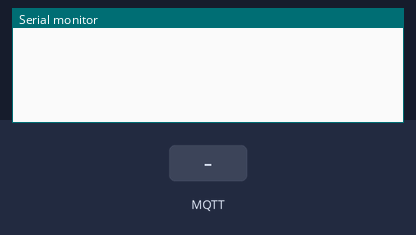
Recording of a sketch running on a simulated ESP32. Shown: the last lines printed to the serial monitor. Inputs (shaded band) come from the test bench. WiFi joins after 1.5 s; servers stay silent unless stated; no MQTT or app messages arrive unless stated.

Above: at 3.3 s.
3.4 s: MQTT message "PSMON" arrives on the first subscribed topic
At 4.6 s:
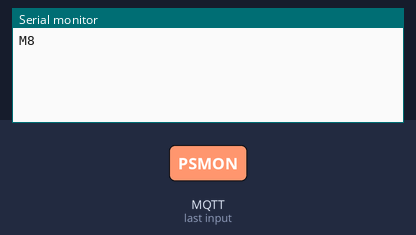
4.9 s: MQTT message "M6" arrives on the first subscribed topic
At 5.7 s:
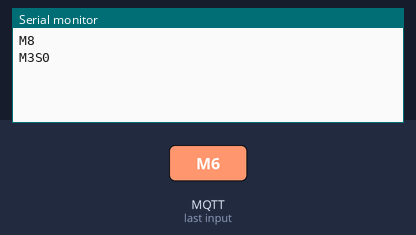
7.9 s: MQTT message "1" arrives on the first subscribed topic
At 9.2 s:
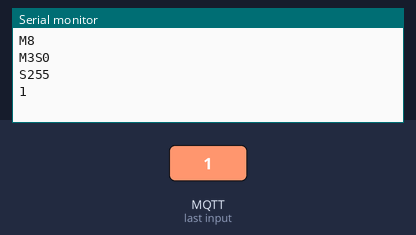
9.5 s: MQTT message "on" arrives on the first subscribed topic
At 10.4 s:
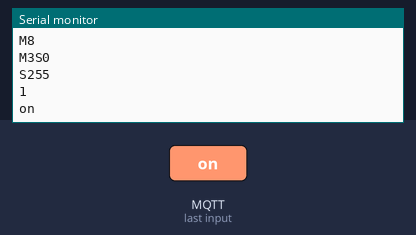
11.0 s: MQTT message "off" arrives on the first subscribed topic
At 11.6 s:
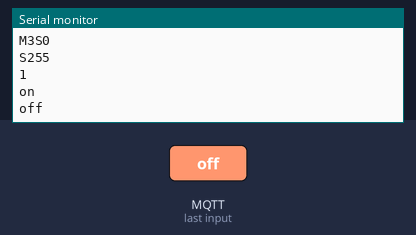

The sketch:

MQTT_ESP32_Code.ino
```cpp
/******************************************************************************
MQTT_ESP32_Code.ino v.1.2.
Arduino code for subscribing to MQTT topic for recieving (or publish) messages
Date: 2/17/2021
Authors:

Michael Guske, Oregon State University
Alex Wende, SparkFun Electronics

This code was created to use an ESP32 as an MQTT client. Specifically,
the ESP32 was purposed to rely published G-code commands to
an Arduino Nano running GRBL on it. The ESP32, after sending a command, also transmits
the GRBL board's response back to the broker. The broker used for our project is
able to the public for use.
******************************************************************************/

#include <WiFi.h>
#include <PubSubClient.h>

const char *WifiName =  "Enter Name Here";   // name of your WiFi network
const char *password =  "i.e. Password123"; // password of the WiFi network

const char *ID = "Examp";  // Name of our device, must be unique
const char *TOPIC = "ESP32"; // Topic to subcribe to
const char *reply_to = "resp";


WiFiClient wclient;
PubSubClient client(wclient); // Setup MQTT client

void respond(){
 delay(100);
 String temp;
 temp = Serial.readString(); //read response from grbl board
 char reply[temp.length()];
 temp.toCharArray(reply, temp.length()); //turn string into char array

 client.publish(reply_to, reply); //send back to broker

}
void callback(char* topic, byte* payload, unsigned int length){
 String response;
 if((char)payload[0] == ' '){
  return;
 }
 for (int i = 0; i < (length); i++) {
  response += (char)payload[i]; //read in MQTT published message
 }
 if(response == "end"){ // check list of condintions for special commands
  client.publish(reply_to,"Goodbye\\");
  exit(0);
 }
 else if(response == "Go"){
  client.publish(reply_to, "Beavs!\\");
 }
 else if(response == "PSMON") {
  Serial.print("M8\n"); //M8 rides pin A3 high
  respond();
 }

  else if(response == "PSMOFF") {
    Serial.print("M9\n"); //M9 rides pin A3 low
    respond();
  }
  else if(response == "M6") {
  Serial.print("M3S0\n");
  delay(2000); //delay time can be changed
  Serial.print("S255\n");
  respond();
  }
  else{
    Serial.print(response + '\n');
    respond();
  }

}

void setup_wifi(){

 WiFi.begin(WifiName, password); // Connect to network

 while (WiFi.status() != WL_CONNECTED){ // Wait for connection
  delay(1000);
 }
}

// Reconnect to client
void reconnect(){
 // Loop until we're reconnected
 while (!client.connected()){
 // Attempt to connect
  if(client.connect(ID)){
   client.subscribe(TOPIC);
  }
  else{
  // Wait 5 seconds before retrying
   delay(5000);
  }
 }
}

void setup() {
  Serial.begin(115200); // Start serial communication
  delay(100);
  setup_wifi(); // Connect to network
  client.setServer("broker.hivemq.com", 1883); //public server used as broker
  client.setCallback(callback);// Initialize the callback routine
}

void loop() {
 if (!client.connected()){  // Reconnect if connection is lost
    reconnect();
 }

 client.loop();
}
```

Measured:
- after the input at 3.4 s, the serial monitor: prints a new line at once (image 1)
- after the input at 4.9 s, the serial monitor: prints a new line at once (image 2)
- after the input at 7.9 s, the serial monitor: prints a new line after 0.10 s (image 3)
- after the input at 9.5 s, the serial monitor: prints a new line at once (image 4)
- after the input at 11.0 s, the serial monitor: prints a new line at once (image 5)
